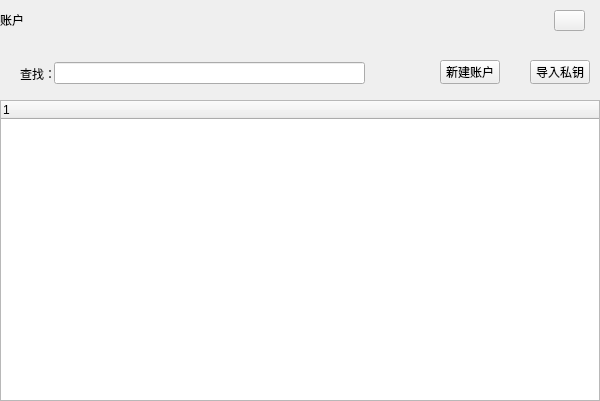
<?xml version="1.0" encoding="UTF-8"?>
<ui version="4.0">
 <class>AccountWidgetUB</class>
 <widget class="QDialog" name="AccountWidget">
  <property name="geometry">
   <rect>
    <x>0</x>
    <y>0</y>
    <width>600</width>
    <height>401</height>
   </rect>
  </property>
  <property name="windowTitle">
   <string>Form</string>
  </property>
  <widget class="QTreeWidget" name="treeWidget">
   <property name="geometry">
    <rect>
     <x>0</x>
     <y>100</y>
     <width>600</width>
     <height>301</height>
    </rect>
   </property>
   <property name="cursor" stdset="0">
    <cursorShape>ArrowCursor</cursorShape>
   </property>
   <column>
    <property name="text">
     <string notr="true"/>
    </property>
   </column>
  </widget>
  <widget class="QLabel" name="title_Label">
   <property name="geometry">
    <rect>
     <x>0</x>
     <y>0</y>
     <width>600</width>
     <height>40</height>
    </rect>
   </property>
   <property name="text">
    <string>账户</string>
   </property>
  </widget>
  <widget class="QLineEdit" name="lineEdit">
   <property name="geometry">
    <rect>
     <x>54</x>
     <y>62</y>
     <width>311</width>
     <height>22</height>
    </rect>
   </property>
  </widget>
  <widget class="QLabel" name="label">
   <property name="geometry">
    <rect>
     <x>20</x>
     <y>66</y>
     <width>36</width>
     <height>16</height>
    </rect>
   </property>
   <property name="text">
    <string>查找：</string>
   </property>
  </widget>
  <widget class="QToolButton" name="importKey">
   <property name="geometry">
    <rect>
     <x>530</x>
     <y>60</y>
     <width>60</width>
     <height>24</height>
    </rect>
   </property>
   <property name="cursor">
    <cursorShape>PointingHandCursor</cursorShape>
   </property>
   <property name="text">
    <string>导入私钥</string>
   </property>
  </widget>
  <widget class="QToolButton" name="newAccount">
   <property name="geometry">
    <rect>
     <x>440</x>
     <y>60</y>
     <width>60</width>
     <height>24</height>
    </rect>
   </property>
   <property name="cursor">
    <cursorShape>PointingHandCursor</cursorShape>
   </property>
   <property name="text">
    <string>新建账户</string>
   </property>
  </widget>
  <widget class="QToolButton" name="closeBtn">
   <property name="geometry">
    <rect>
     <x>554</x>
     <y>10</y>
     <width>31</width>
     <height>21</height>
    </rect>
   </property>
   <property name="cursor">
    <cursorShape>PointingHandCursor</cursorShape>
   </property>
   <property name="text">
    <string/>
   </property>
  </widget>
  <zorder>title_Label</zorder>
  <zorder>lineEdit</zorder>
  <zorder>label</zorder>
  <zorder>importKey</zorder>
  <zorder>newAccount</zorder>
  <zorder>treeWidget</zorder>
  <zorder>closeBtn</zorder>
 </widget>
 <resources/>
 <connections/>
</ui>
